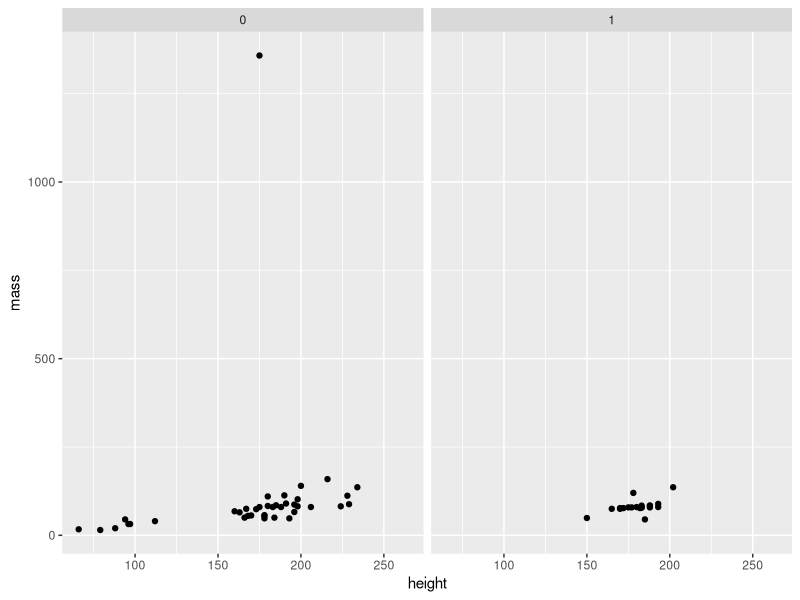

Reproduce this figure in R.
################################################### ###
# Helper script for analyzing Starwars data
################################################### ###

# R-Ladies LdnOnt Workshop on Using R Markdown to generate reports and manuscripts
# January 14, 2020
# Thea Knowles
# theaknow@buffalo.edu

# Setup ----

# Run this line if you you've never installed these packages:
#    install.packages(c("ggplot2", "dplyr", "captioner"))
# Note: you can also check if you have them installed, and even install them directly, in your RStudio Packages panel or by clicking Tools >> Install Packages

library(ggplot2)
library(dplyr)


# Load data ----
starwars <- dplyr::starwars

# Note: if you were reading in your own file, you could, for example, do:
#starbucks <- read.csv("my_data.csv")

# View data
# View(starwars)
names(starwars)
starwars %>% select(1:10) %>% summary()
starwars %>% select(1:10) %>% str()

starwars <- starwars %>% 
        mutate(human = ifelse(species=="Human",1,0),
               human = ifelse(is.na(human),0,human),
               human = factor(human))

summary(starwars$human)

# Summarise data ----
sw_summary_species <- starwars %>% group_by(species) %>%
        summarize(height = mean(height, na.rm=TRUE),
                  mass = mean(mass, na.rm=TRUE),
                  n = n()) %>%
        ungroup()

sw_summary_human <- starwars %>% group_by(human) %>%
        summarize(height = mean(height, na.rm=TRUE),
                  mass = mean(mass, na.rm=TRUE),
                  n = n()) %>%
        ungroup()

# Data exploration
starwars %>% ggplot(aes(x=height,y=mass)) + 
        geom_point() +
        facet_wrap(~human)

# Which species is the outlier?
starwars %>% filter(mass>1000) %>% select(name, species) # jabba the hut

# Models ----
# Does height vary as a function of mass?
mod1 <- lm(mass ~ height, data=starwars) # not significant
summary(mod1)

# Does removing Jabba the Hut make a difference?
mod2 <- lm(mass ~ height, data=subset(starwars,mass<500)) 
summary(mod2) # significant with outlier removed

# Does adding human improve model fit?
mod3 <- lm(mass ~ height+human, data=subset(starwars,mass<500)) 
anova(mod2,mod3) # adding human doesn't improve model fit

# IMPORTAT NOTE! This is just an example. We are missing some important steps/best practices in modelling! See Jaky's R-Ladies intro to regression to see how you'd check model assumptions, etc.!


# Plots ----
sw_plot <- starwars %>% 
        filter(mass < 1000) %>%
        ggplot(aes(x=height,y=mass)) + 
        geom_point(aes(color=species)) +
        geom_smooth(method="lm") +
        labs(x = "Height (cm)",
             y = "Mass (kg)")

sw_plot_human <- sw_plot +
        facet_wrap(~human)+
        guides(color=FALSE)
        


